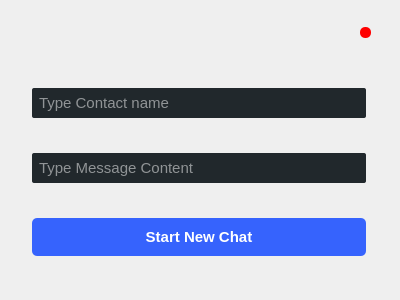
<?xml version="1.0" encoding="UTF-8"?>
<ui version="4.0">
 <class>StartNewChat</class>
 <widget class="QDialog" name="StartNewChat">
  <property name="geometry">
   <rect>
    <x>0</x>
    <y>0</y>
    <width>400</width>
    <height>300</height>
   </rect>
  </property>
  <property name="minimumSize">
   <size>
    <width>300</width>
    <height>200</height>
   </size>
  </property>
  <property name="maximumSize">
   <size>
    <width>400</width>
    <height>300</height>
   </size>
  </property>
  <property name="windowTitle">
   <string>Dialog</string>
  </property>
  <property name="styleSheet">
   <string notr="true">#StartNewChat {
background-image: url(:/imgs/profileBg.png);
}</string>
  </property>
  <layout class="QVBoxLayout" name="verticalLayout_2">
   <item alignment="Qt::AlignRight">
    <widget class="QGroupBox" name="horizontalGroupBox_2">
     <property name="sizePolicy">
      <sizepolicy hsizetype="Preferred" vsizetype="Fixed">
       <horstretch>0</horstretch>
       <verstretch>0</verstretch>
      </sizepolicy>
     </property>
     <property name="minimumSize">
      <size>
       <width>0</width>
       <height>30</height>
      </size>
     </property>
     <property name="styleSheet">
      <string notr="true">border : none ;</string>
     </property>
     <layout class="QHBoxLayout" name="horizontalLayout_3">
      <property name="spacing">
       <number>9</number>
      </property>
      <property name="topMargin">
       <number>16</number>
      </property>
      <property name="rightMargin">
       <number>18</number>
      </property>
      <item alignment="Qt::AlignLeft">
       <widget class="QPushButton" name="pushButton_5">
        <property name="minimumSize">
         <size>
          <width>10</width>
          <height>10</height>
         </size>
        </property>
        <property name="maximumSize">
         <size>
          <width>11</width>
          <height>11</height>
         </size>
        </property>
        <property name="cursor">
         <cursorShape>PointingHandCursor</cursorShape>
        </property>
        <property name="styleSheet">
         <string notr="true">background : red; 
border-radius : 5px;</string>
        </property>
        <property name="text">
         <string/>
        </property>
       </widget>
      </item>
     </layout>
    </widget>
   </item>
   <item>
    <widget class="QGroupBox" name="verticalGroupBox">
     <property name="styleSheet">
      <string notr="true">#verticalGroupBox{
border:none;}</string>
     </property>
     <layout class="QVBoxLayout" name="verticalLayout">
      <property name="leftMargin">
       <number>18</number>
      </property>
      <property name="topMargin">
       <number>0</number>
      </property>
      <property name="rightMargin">
       <number>20</number>
      </property>
      <property name="bottomMargin">
       <number>0</number>
      </property>
      <item>
       <widget class="QLineEdit" name="lineEdit">
        <property name="styleSheet">
         <string notr="true">color:white;
font-size: 15px;
border-radius: 2px;
background-color:#21282c;
padding:5px;

</string>
        </property>
        <property name="placeholderText">
         <string>Type Contact name</string>
        </property>
       </widget>
      </item>
      <item>
       <widget class="QLineEdit" name="lineEdit_2">
        <property name="styleSheet">
         <string notr="true">color:white;
font-size: 15px;
border-radius: 2px;
background-color:#21282c;
padding:5px;

</string>
        </property>
        <property name="placeholderText">
         <string>Type Message Content</string>
        </property>
       </widget>
      </item>
      <item>
       <widget class="QPushButton" name="pushButton">
        <property name="minimumSize">
         <size>
          <width>0</width>
          <height>38</height>
         </size>
        </property>
        <property name="styleSheet">
         <string notr="true">#pushButton { 
background-color :#3663fd ;
font-weight : bold ;
border-radius : 5px;
font-size : 15px; 
color:white; 
}
#pushButton:hover{
background-color : rgb(28, 129, 253); 
}
#pushButton:pressed{
border : 1px solid blue ; 

}</string>
        </property>
        <property name="text">
         <string>Start New Chat</string>
        </property>
       </widget>
      </item>
     </layout>
    </widget>
   </item>
  </layout>
 </widget>
 <resources/>
 <connections/>
</ui>
